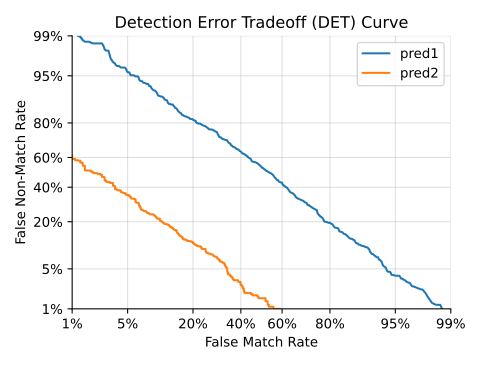

Generate this figure with Python:
truth = np.array([1] * 1000 + [0] * 1000)
# Random prediction
pred1 = np.random.random_sample(2000)
# Better than random prediction
pred2 = np.zeros(2000,)
pred2[:1000] = np.random.normal(loc=0.6, scale=0.1, size=1000)
pred2[1000:] = np.random.normal(loc=0.4, scale=0.1, size=1000)
pred2 = np.clip(pred2, 0, 1)
transform = detection_error_tradeoff(
    truth,
    pred1,
    xlim=[0.01, 0.99],  # use large limits for random
    ylim=[0.01, 0.99],
    label='pred1',
)
# Add pred2 to plot using transformed FMR and FNMR values
import audmetric
fmr, fnmr, _ = audmetric.detection_error_tradeoff(truth, pred2)
_ = plt.plot(transform(fmr), transform(fnmr), label='pred2')
_ = plt.legend()
plt.tight_layout()
